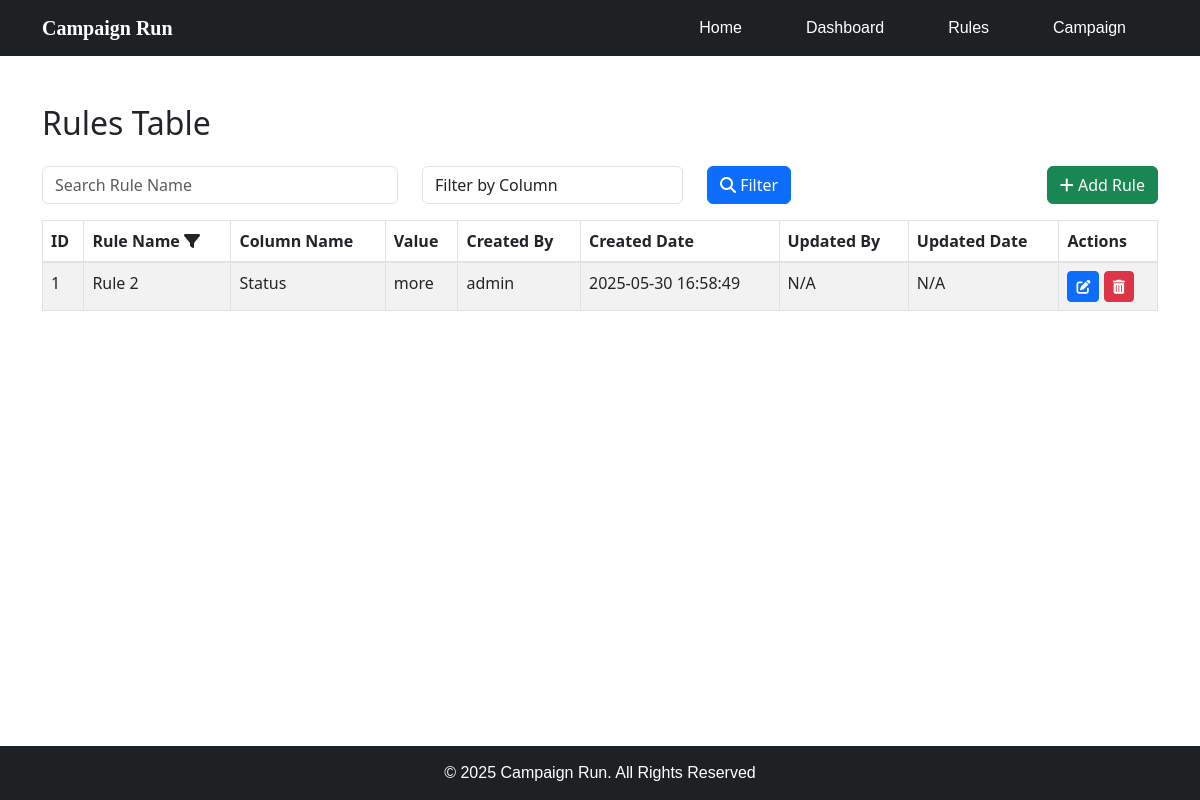
Page /rules/table on the committed database.
### tables this page shows
CREATE TABLE rules (
                        id INTEGER PRIMARY KEY AUTOINCREMENT,
                        rule_name TEXT,
                        column_name TEXT,
                        value TEXT,
                        created_by TEXT,
                        created_date TEXT,
                        updated_by TEXT,
                        updated_date TEXT
                    );

### app.py (the view)
@app.route('/rules/table')
def rules_table():
    with sqlite3.connect(DB_NAME) as conn:
        c = conn.cursor()
        c.execute("SELECT * FROM rules")
        rules_data = c.fetchall()
    return render_template('rules.html', rules=rules_data)

### templates/rules.html (shortened to what this page needs)
{% extends 'base.html' %}
{% block content %}
<head>
    <link rel="stylesheet" href="https://cdn.jsdelivr.net/npm/bootstrap@5.3.0/dist/css/bootstrap.min.css">
    <link rel="stylesheet" href="https://cdnjs.cloudflare.com/ajax/libs/font-awesome/6.4.0/css/all.min.css">
</head>
<div class="container mt-5">
    <h2 class="mb-4">Rules Table</h2>
    <form method="GET" class="row mb-3">
        <div class="col-md-4">
            <input type="text" name="search" class="form-control" placeholder="Search Rule Name">
        </div>
        <div class="col-md-3">
            <select name="column" class="form-control">
                <option value="">Filter by Column</option>
            </select>
        </div>
        <div class="col-md-2">
            <button type="submit" class="btn btn-primary"><i class="fas fa-search"></i> Filter</button>
        </div>
        <div class="col-md-3 text-end">
            <a href="{{ url_for('add_rules') }}" class="btn btn-success"><i class="fas fa-plus"></i> Add Rule</a>
        </div>
    </form>
    <table class="table table-bordered table-striped">
        <thead>
        <tr>
            <th>ID</th>
            <th>Rule Name <i class="fas fa-filter"></i></th>
            <th>Column Name</th>
            <th>Value</th>
            <th>Created By</th>
            <th>Created Date</th>
            <th>Updated By</th>
            <th>Updated Date</th>
            <th>Actions</th>
        </tr>
        </thead>
        <tbody>
        {% for rule in rules %}
        <tr>
            <td>{{ rule[0] }}</td>
            <td>{{ rule[1] }}</td>
            <td>{{ rule[2] }}</td>
            <td>{{ rule[3] }}</td>
            <td>{{ rule[4] }}</td>
            <td>{{ rule[5] }}</td>
            <td>{{ rule[6] or 'N/A' }}</td>
            <td>{{ rule[7] or 'N/A' }}</td>
            <td>
                <a href="{{ url_for('edit_rule', id=rule[0]) }}" class="btn btn-sm btn-primary"><i class="fas fa-edit"></i></a>
                <a href="{{ url_for('delete_rule', id=rule[0]) }}" class="btn btn-sm btn-danger"><i class="fas fa-trash-alt"></i></a>
            </td>
        </tr>
        {% endfor %}
        </tbody>
    </table>
</div>
{% endblock %}

### static/style.css (style rules this page uses)
body { background-color: #ffffff; font-family: Arial; display: flex; flex-direction: column; min-height: 100vh; }
.table thead { background-color: #343a40; color: white; }

### rows in the picture
rules: id "1", rule_name "Rule 2", column_name "Status", value "more", created_by "admin", created_date "2025-05-30 16:58:49", rule "N/A"
